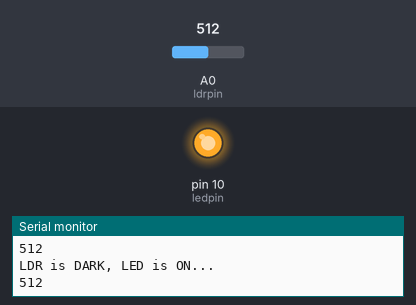
Simulated run of this sketch. Board: Arduino Uno, built with avr-gcc and run on an emulated ATmega328P. Parts: output pins drawn as LEDs (lit = HIGH), the last lines printed to the serial monitor. Inputs (shaded band) come from the test bench; at power-on: A0 (ldrpin) = 512.

Above: at 1.2 s.
1.3 s: A0 (ldrpin) set to 488
At 1.8 s:
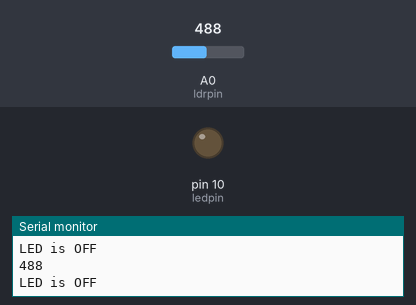
2.8 s: A0 (ldrpin) set to 1023
At 4.2 s:
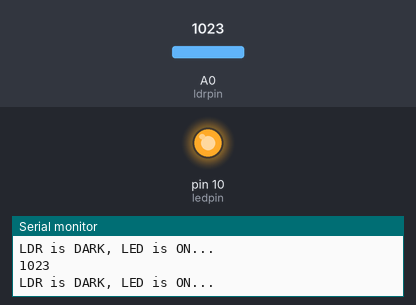
Timing chart, 0 to 5.8 s (numbered marks = the images above; inputs shaded):
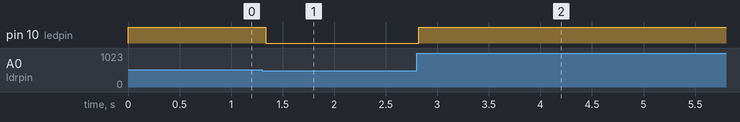

Measured:
- the behaviour switches between 501 and 500 on A0 (ldrpin) (found by bisection; images 0 and 1)
- after the input at 1.3 s, pin 10 (ledpin): HIGH → LOW at once
- after the input at 2.8 s, pin 10 (ledpin): LOW → HIGH at once

The sketch:

Code.ino
```cpp
int ldrpin = A0;
int ledpin = 10;

void setup()
{
  Serial.begin(9600);
  pinMode(ldrpin, INPUT);
  pinMode(ledpin, OUTPUT);
}

void loop()
{
  int ldrvalue = analogRead(ldrpin);
  Serial.println(ldrvalue);

  if (ldrvalue > 500){
    digitalWrite(ledpin, HIGH);
    Serial.println("LDR is DARK, LED is ON...");
  }
  else{
    digitalWrite(ledpin, LOW);
    Serial.println("LED is OFF");
  }
}
```
